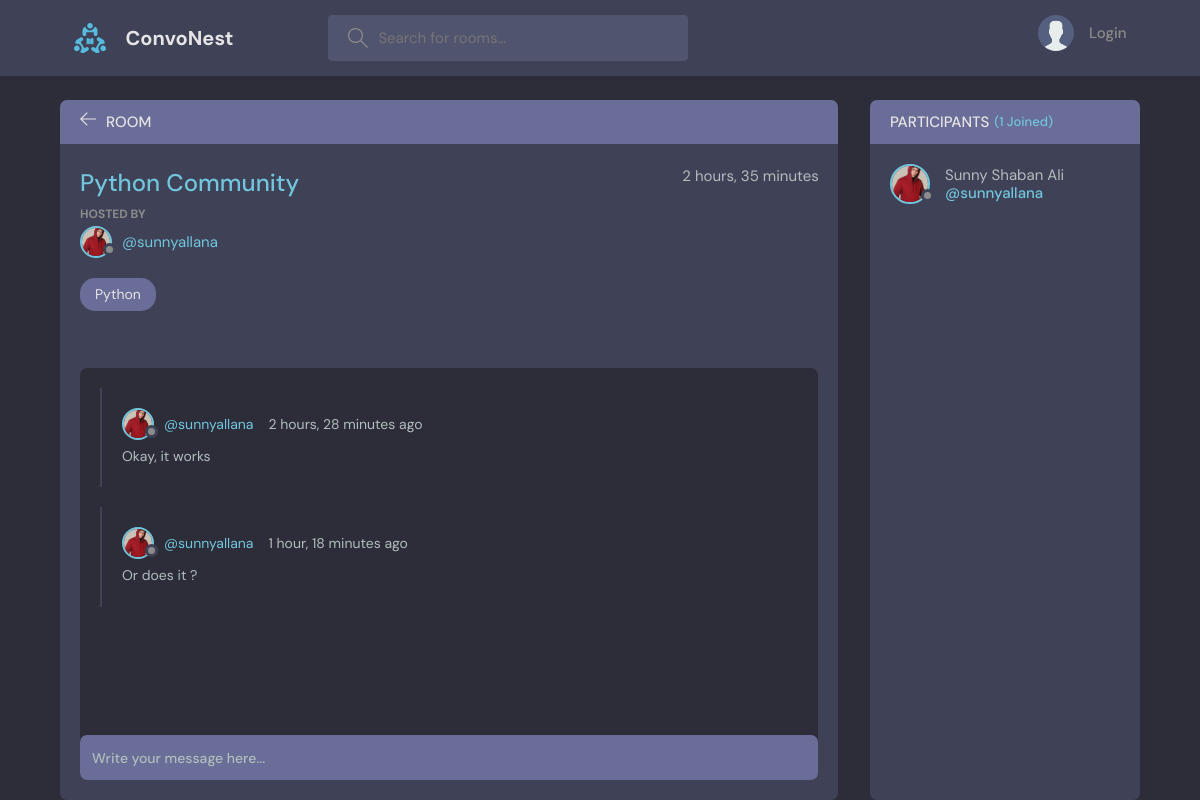
The page /room/1/ on the database its author committed.
### base/models.py (models this page shows, shortened)
class Room(models.Model):
    host = models.ForeignKey(User, on_delete=models.SET_NULL, null=True, blank=True)
    topic = models.ForeignKey(Topic, on_delete=models.SET_NULL, null=True, blank=True)
    participants = models.ManyToManyField(User, related_name='participants', blank=True) # We couldn't just use only the User model as the first parameter because it is already being used as the first parameter in the host field. So we use the related_name parameter to specify the name of the reverse relation from the User model to the Room model.
    name = models.CharField(max_length=200)
    description = models.TextField(null=True, blank=True)
    created = models.DateTimeField(auto_now_add=True)
    updated = models.DateTimeField(auto_now=True)
    class Meta:
        ordering = ['-updated', '-created']

class User(AbstractUser):
    name = models.CharField(max_length=200, null=True, blank=True)
    email = models.EmailField(null=True,unique=True)
    bio = models.TextField(default="No bio...", max_length=300, null=True)
    avatar = models.ImageField(null=True, blank=True, default='avatar.svg')
    USERNAME_FIELD = 'email'
    REQUIRED_FIELDS = []

class Topic(models.Model):
    name = models.CharField(max_length=200)
    def __str__(self):
        return self.name

class Messages(models.Model):
    user = models.ForeignKey(User, on_delete=models.CASCADE)
    room = models.ForeignKey(Room, on_delete=models.CASCADE)
    content = models.TextField()
    created = models.DateTimeField(auto_now_add=True)
    updated = models.DateTimeField(auto_now=True)

### base/views.py (the view, shortened to what this page needs)
# urls.py: path('room/<str:pk>/', views.room, name='room'),
def room(request, pk):
    room = Room.objects.get(id=pk)
    room_messages = room.messages_set.all().order_by('created') # This is how you access the related objects of a model. In this case, we are accessing the messages related to the room object. We use the related name of the messages field, which is set to messages_set by default. We then use the all() method to get all the related messages objects.
    room_participants = room.participants.all() # set.all() is not used here because the participants field is a ManyToManyField. We use the related name of the participants field, which is set to participants by default. We then use the all() method to get all the related participants objects.
    context = {'room': room,
               'room_messages': room_messages,
               'room_id': pk,
                'room_participants': room_participants,
               }
    return render(request, 'base/room.html', context)

### base/templates/base/room.html (shortened to what this page needs)
{% extends 'base.html' %}
{% block content %}
    <main class="profile-page layout layout--2">
      <div class="container">
        <div class="room">
          <div class="room__top">
            <div class="room__topLeft">
              <a href="{% url 'home' %}">
                <svg version="1.1" xmlns="http://www.w3.org/2000/svg" width="32" height="32" viewBox="0 0 32 32">
                  <title>arrow-left</title>
                  <path
                    d="M13.723 2.286l-13.723 13.714 13.719 13.714 1.616-1.611-10.96-10.96h27.625v-2.286h-27.625l10.965-10.965-1.616-1.607z"
                  ></path>
                </svg>
              </a>
              <h3>Room</h3>
            </div>
          </div>
          <div class="room__box scroll">
            <div class="room__header scroll">
              <div class="room__info">
                <h3>{{room.name}}</h3>
                <span>{{room.created|timesince}}</span>
              </div>
              <div class="room__hosted">
                <p>Hosted By</p>
                <a href="{% url 'user-profile' room.host.id %}" class="room__author">
                  <div class="avatar avatar--small">
                    <img src="{{room.host.avatar.url}}" />
                  </div>
                  <span>@{{room.host.username}}</span>
                </a>
              </div>
              <span class="room__topics">{{room.topic}}</span>
            </div>
            <div class="room__conversation">
              <div class="threads scroll">
                {% for message in room_messages %}
                <div class="thread">
                  <div class="thread__top">
                    <div class="thread__author">
                      <a href="{% url 'user-profile' message.user.id %}" class="thread__authorInfo">
                        <div class="avatar avatar--small">
                          <img src="{{message.user.avatar.url}}" />
                        </div>
                        <span>@{{message.user.username}}</span>
                      </a>
                      <span class="thread__date">{{message.created|timesince}} ago</span>
                    </div>
                  </div>
                  <div class="thread__details">
                    {{message.content}}
                  </div>
                </div>
                {% endfor %}
              </div>
            </div>
          </div>
          <div class="room__message">
            <form action="" method="POST">
              <input name="content" placeholder="Write your message here..." /></form>
          </div>
        </div>
        <div class="participants">
          <h3 class="participants__top">Participants <span>({{room_participants.count}} Joined)</span></h3>
          <div class="participants__list scroll">
            {% for user in room_participants %}
            <a href="{% url 'user-profile' user.id %}" class="participant">
              <div class="avatar avatar--medium">
                <img src="{{user.avatar.url}}" />
              </div>
              <p>
                {{user.name}}
                <span>@{{user.username}}</span>
              </p>
            </a>
            {% endfor %}
          </div>
        </div>
      </div>
    </main>
{% endblock content %}

### rows shown on the page
Room: name "Python Community", created "2 hours, 35 minutes", host.avatar (picture), host.username "sunnyallana", topic "Python"
Messages: user.avatar (picture), user.username "sunnyallana", created "2 hours, 28 minutes", content "Okay, it works"
Messages: user.avatar (picture), user.username "sunnyallana", created "1 hour, 18 minutes", content "Or does it ?"
User: avatar (picture), name "Sunny Shaban Ali", username "sunnyallana"

### other values the page prints
{{ room_participants.count }} "1"
